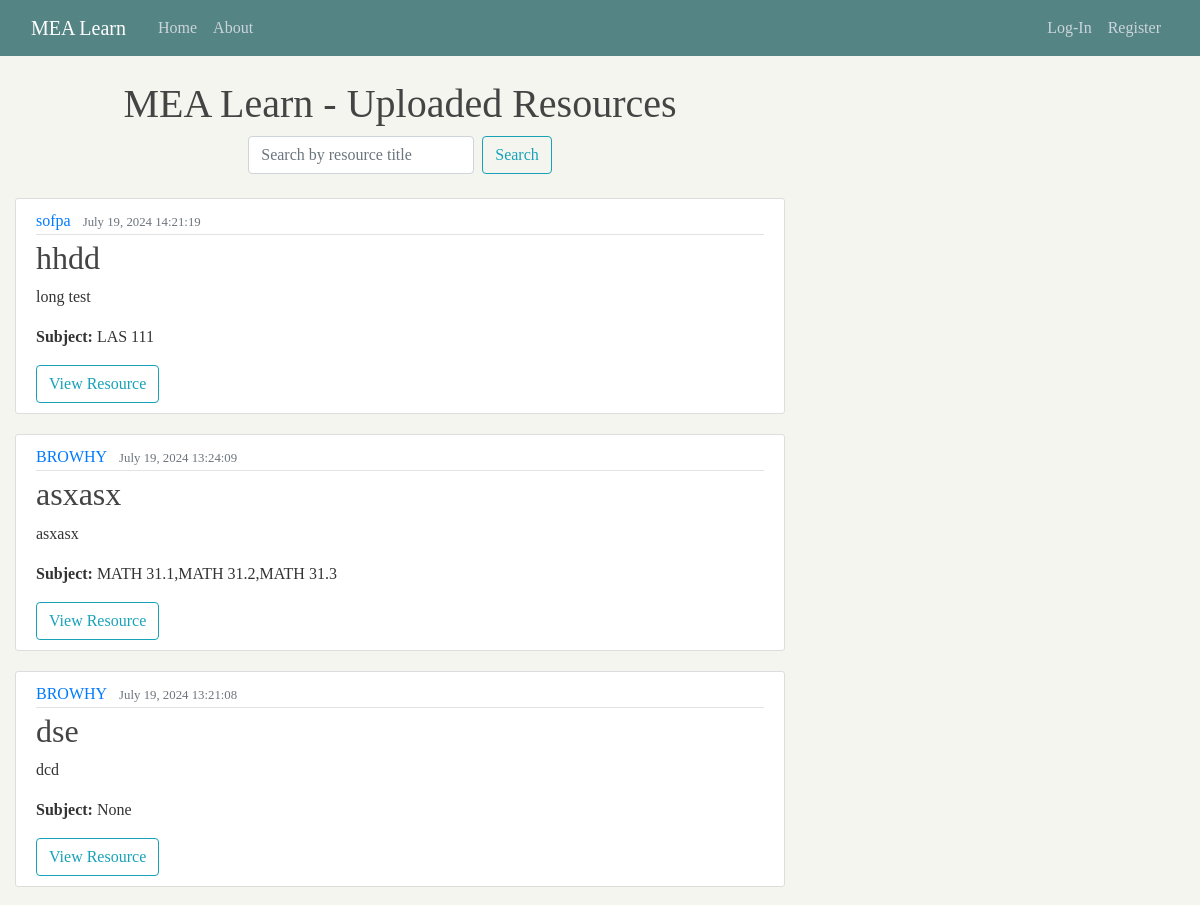
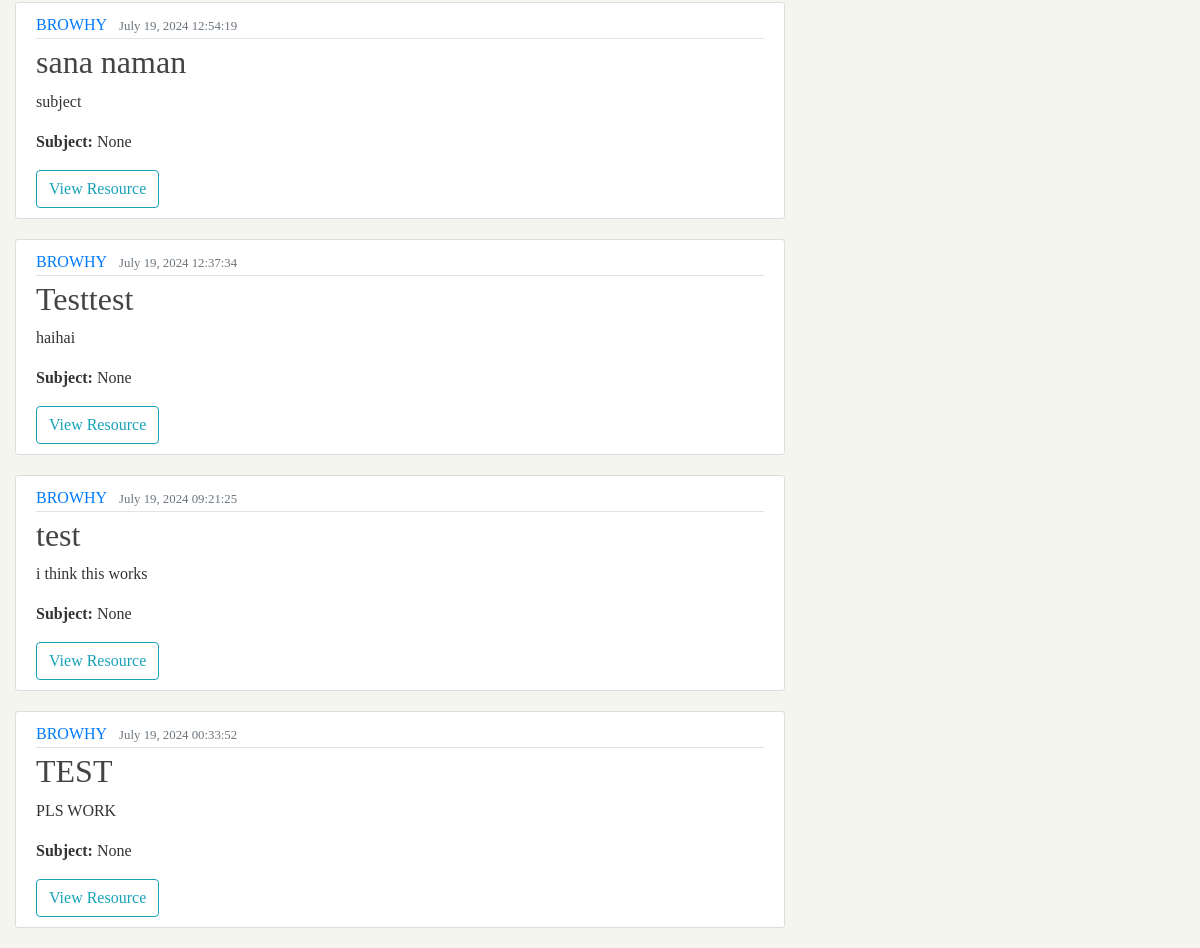
Page /resource-list/ on the committed database (2 pictures, top to bottom).
### blog/models.py (models this page shows, shortened)
class Resource(models.Model):
    SUBJECT_CHOICES = [
        ('MATH 31.1', 'MATH 31.1'),
        ('LAS 21', 'LAS 21'),
        ('MATH 31.2', 'MATH 31.2'),
        ('DECSC 22', 'DECSC 22'),
        ('ITMGT 25.03', 'ITMGT 25.03'),
        ('MATH 31.3', 'MATH 31.3'),
        ('ACCT 115', 'ACCT 115'),
        ('LLAW 113', 'LLAW 113'),
        ('MATH 70.1', 'MATH 70.1'),
        ('ECON 110', 'ECON 110'),
        ('ACCT 125', 'ACCT 125'),
        ('LLAW 115', 'LLAW 115'),
        ('MATH 61.2', 'MATH 61.2'),
        ('DECSC 25', 'DECSC 25'),
        ('ECON 121', 'ECON 121'),
        ('FINN 115', 'FINN 115'),
        ('QUANT 121', 'QUANT 121'),
        ('QUANT 162', 'QUANT 162'),
        ('LAS 111', 'LAS 111'),
        ('MKTG 111', 'MKTG 111'),
        ('QUANT 163', 'QUANT 163'),
        ('LAS 123', 'LAS 123'),
        ('QUANT 192', 'QUANT 192'),
        ('LAS 120', 'LAS 120'),
        ('LAS 140', 'LAS 140'),
        ('OPMAN 125', 'OPMAN 125'),
        ('QUANT 164', 'QUANT 164'),
        ('QUANT 199', 'QUANT 199'),
        ('LAS 197.10', 'LAS 197.10'),
    ]
    title = models.CharField(max_length=150)
    description = models.TextField()
    subject = models.CharField(max_length=100, choices=SUBJECT_CHOICES, default='None')
    date_uploaded = models.DateTimeField(default=timezone.now)
    file = models.FileField(upload_to='resource_files')
    author = models.ForeignKey(User, on_delete=models.CASCADE)

### blog/views.py (the view)
# urls.py: path('resource-list/', blog_views.resource_list, name='resource_list'),
def resource_list(request):
    search_query = request.GET.get('q')
    if search_query:
        resources = Resource.objects.filter(
            Q(title__icontains=search_query) |
            Q(description__icontains=search_query)
        ).order_by('-date_uploaded')
    else:
        resources = Resource.objects.order_by('-date_uploaded')
    return render(request, 'blog/resource_list.html', {'resources': resources})

### blog/templates/blog/resource_list.html (shortened to what this page needs)
{% extends "blog/base.html" %}
{% load static %}
{% block content %}
    <header>
        <h1 class="text-center">MEA Learn - Uploaded Resources</h1>
    </header>
    <div class="container d-flex justify-content-center">
        <form method="GET" class="form-inline mb-4">
            <input type="text" name="q" class="form-control mr-sm-2" placeholder="Search by resource title" value="{{ request.GET.q }}">
            <button type="submit" class="btn btn-outline-info">Search</button>
        </form>
    </div>
    <div class="resource_list">
        {% for resource in resources %}
            <article class="media content-section">
                <div class="media-body">
                    <div class="article-metadata">
                        <a class="mr-2" href="{% url 'user-resources' resource.author.username %}">{{ resource.author }}</a>
                        <small class="text-muted">{{ resource.date_uploaded|date:"F d, Y H:i:s" }}</small>
                    </div>
                    <h2><a class="article-title" href="{% url 'resource-detail' resource.id %}">{{ resource.title }}</a></h2>
                    <p class="article-content">{{ resource.description }}</p>
                    {% if resource.subject %}
                        <p class="resource-class"><strong>Subject:</strong> {{ resource.subject }}</p>
                    {% endif %}
                    <div class="file-container">
                        {% if resource.file %}
                            <a href="{{ resource.file.url }}" target="_blank" class="btn btn-outline-info">View Resource</a>
                        {% else %}
                            <p>No file uploaded.</p>
                        {% endif %}
                    </div>
                </div>
            </article>
        {% empty %}
            <p>No resources found.</p>
        {% endfor %}
    </div>
{% endblock content %}

### blog/templates/blog/base.html (shortened to what this page needs)
{% load static %}
<!DOCTYPE html>
<html>
<head>
    <link rel = "stylesheet" href = "https://maxcdn.bootstrapcdn.com/bootstrap/4.0.0/css/bootstrap.min.css">
    <link rel = "stylesheet" type = "text/css" href="{% static 'blog/main.css' %}">
</head>
<body>
    <header class = "site-header">
      <nav class = "navbar navbar-expand-md navbar-dark bg-steel fixed-top">
        <div class = "container-fluid">
          <a class = "navbar-brand mr-4" href = "{% url 'blog-home' %}">MEA Learn</a>
          <div class = "collapse navbar-collapse" id="navbarToggle">
            <div class = "navbar-nav mr-auto">
              <a class = "nav-item nav-link" href = "{% url 'blog-home' %}"> Home </a>
              <a class = "nav-item nav-link" href = "{% url 'blog-about' %}"> About </a>
            </div>
            <div class="navbar-nav">
              {% if user.is_authenticated %}
                <a class = "nav-item nav-link" href = "{% url 'tutor_list' %}"> Tutors </a>
                <a class = "nav-item nav-link" href = "{% url 'resource_list' %}"> Resources </a>
                <a class = "nav-item nav-link" href = "{% url 'resource-upload' %}"> Upload </a>
                <a class = "nav-item nav-link" href = "{% url 'user-resources' user.username %}"> My Uploads </a>
                <a class = "nav-item nav-link" href = "{% url 'profile' %}"> Profile </a>
                <a class = "nav-item nav-link" href = "{% url 'custom_logout' %}"> Logout </a>
              {% else %}
                <a class = "nav-item nav-link" href = "{% url 'login' %}"> Log-In </a>
                <a class = "nav-item nav-link" href = "{% url 'register' %}"> Register </a>
              {% endif %}
            </div>
          </div>
        </div>
      </nav>
    </header>
    <main role = "main" class="container-fluid">
      <div class = "row">
        <div class = "col-md-8">
          {% block content %}{% endblock %}
        </div>
      </div>
    </main>
</body>
</html>

### blog/static/blog/main.css (style rules this page uses)
body { font-family: 'Times New Roman', serif !important; background: #F5F5F0; color: #333333; margin: 0; padding: 0; box-sizing: border-box; margin-top: 5rem; }
h1, h2, h3, h4, h5, h6 { color: #444444; }
.bg-steel { background-color: #558484; }
.site-header .navbar-nav .nav-link { color: #cbd5db; }
.content-section { background: #ffffff; padding: 10px 20px; border: 1px solid #dddddd; border-radius: 3px; margin-bottom: 20px; }
.article-title { color: #444444; }
.article-content { white-space: pre-line; }
.article-metadata { padding-bottom: 1px; margin-bottom: 4px; border-bottom: 1px solid #e3e3e3; }

### blog/templates/blog/base.html (style rules this page uses)
body { font-family: 'Karla', sans-serif; }

### rows in the picture
Resource: author "sofpa", date_uploaded "July 19, 2024 14:21:19", title "hhdd", description "long test", subject "LAS 111"
Resource: author "BROWHY", date_uploaded "July 19, 2024 13:24:09", title "asxasx", description "asxasx", subject "MATH 31.1,MATH 31.2,MATH 31.3"
Resource: author "BROWHY", date_uploaded "July 19, 2024 13:21:08", title "dse", description "dcd", subject "None"
Resource: author "BROWHY", date_uploaded "July 19, 2024 12:54:19", title "sana naman", description "subject", subject "None"
Resource: author "BROWHY", date_uploaded "July 19, 2024 12:37:34", title "Testtest", description "haihai", subject "None"
Resource: author "BROWHY", date_uploaded "July 19, 2024 09:21:25", title "test", description "i think this works", subject "None"
Resource: author "BROWHY", date_uploaded "July 19, 2024 00:33:52", title "TEST", description "PLS WORK", subject "None"
